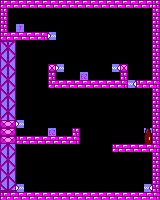

Rendered tile map (Tiled .tmx) drawn with the repository's tilesets; below, a short description and the full map source, tile grids included:
An orthogonal 20x25 tile map with 8x8 px tiles, 1 tile layer (Capa de Patrones 1).

<map version="1.2" tiledversion="1.2.4" orientation="orthogonal" renderorder="right-down" width="20" height="25" tilewidth="8" tileheight="8" infinite="0" nextlayerid="2" nextobjectid="1">
 <tileset firstgid="1" source="tileset_juego.tsx" />
 <layer id="1" name="Capa de Patrones 1" width="20" height="25">
  <data encoding="csv">
2,3,3,3,3,3,3,3,3,3,3,3,3,3,3,3,3,3,3,8,
8,0,0,0,0,0,0,0,0,0,0,0,0,0,0,0,0,0,0,8,
8,0,0,0,0,0,0,0,0,0,0,0,0,0,0,0,0,0,0,8,
8,0,46,0,0,0,0,0,0,0,0,0,0,0,0,0,0,0,0,8,
2,3,3,3,3,4,43,0,0,0,0,0,0,0,0,0,0,0,0,8,
10,9,0,0,0,0,0,0,0,0,0,0,0,0,0,0,0,0,0,8,
20,19,0,0,0,0,0,0,0,0,0,0,0,0,0,0,0,0,0,8,
19,20,0,0,0,0,0,0,0,0,0,0,0,0,0,0,0,0,0,8,
20,19,0,0,0,0,28,43,0,0,0,0,0,0,44,28,0,0,0,8,
19,20,0,0,0,0,8,0,0,0,48,0,0,0,0,8,0,0,0,8,
20,19,0,0,0,0,2,3,3,3,3,3,3,3,3,4,44,2,3,4,
19,20,0,0,0,0,0,0,0,0,0,0,0,0,0,0,0,0,0,8,
20,19,0,0,0,0,0,0,0,0,0,0,0,0,0,0,0,0,0,8,
19,20,0,0,0,0,0,0,0,0,0,0,0,0,0,0,0,0,0,8,
20,19,0,0,0,0,0,0,0,0,0,0,0,0,0,0,0,0,0,8,
22,24,43,0,0,0,0,0,0,0,0,0,0,0,0,0,0,0,0,8,
22,24,0,0,0,0,48,0,0,8,0,0,0,0,0,0,0,0,39,8,
22,24,2,3,3,3,3,3,3,4,0,0,0,0,0,0,0,0,40,8,
20,19,0,0,0,0,0,0,0,0,0,0,0,0,2,3,3,3,3,4,
19,20,0,0,0,0,0,0,0,0,0,0,0,0,0,0,0,0,0,8,
20,19,0,0,0,0,0,0,0,0,0,0,0,0,0,0,0,0,0,8,
19,20,0,0,0,0,0,0,0,0,0,0,0,0,0,0,0,0,0,8,
20,19,0,0,0,0,0,0,0,0,0,0,0,0,0,0,0,0,0,8,
30,29,43,0,0,0,0,0,0,0,0,0,0,0,0,0,0,0,44,8,
2,3,3,3,3,3,3,3,3,3,3,3,3,3,3,3,3,3,3,4
</data>
 </layer>
</map>